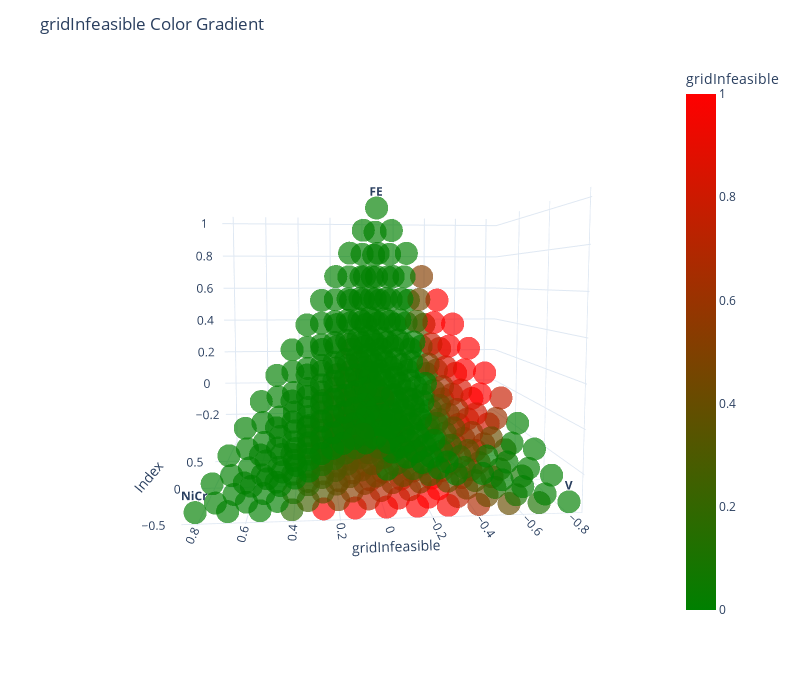

The cell this chart's notebook holds for it:
### Code cell
# Create a color gradient based on the values of gridInfeasible
color_scale = [[0, 'green'], [1, 'red']]

# Create a DataFrame with the values of gridInfeasible
df = pd.DataFrame({'gridInfeasible': sum1})
df['index'] = gridAtt_projected_df.index
# Now, merge the DataFrames on this index
merged_df = pd.merge(gridAtt_projected_df, df, left_index=True, right_on='index')

# Plot the values using px.scatter_3d
fig = px.scatter_3d(merged_df, x='x', y='y', z='z', color='gridInfeasible', text=labels, hover_name=formulas,template='plotly_white', width=800, height=700, opacity=0.666,
                    color_continuous_scale=color_scale)

# Update the layout of the figure
fig.update_layout(scene=dict(xaxis_title='Index', yaxis_title='gridInfeasible', zaxis_title=''),
                  title='gridInfeasible Color Gradient')

fig.update_scenes({'camera': {'eye': {'x': -2.3, 'y': 0.2, 'z': 0.2}}})

# Show the figure
fig.show()

### Figure 1 — Plotly figure (JSON) as saved in the notebook; plotly's stock layout.template omitted (floating-point values rounded to 4 significant figures; data arrays with more than 128 entries replaced by an {"elided": "..."} marker saying what was removed)
{"data": [{"hovertemplate": "<b>%{hovertext}</b><br><br>x=%{x}<br>y=%{y}<br>z=%{z}<br>text=%{text}<br>gridInfeasible=%{marker.color}<extra></extra>", "hovertext": {"elided": "455 str values"}, "legendgroup": "", "marker": {"color": {"elided": "455 float values"}, "coloraxis": "coloraxis", "opacity": 0.666, "symbol": "circle"}, "mode": "markers+text", "name": "", "scene": "scene", "showlegend": false, "text": {"elided": "455 str values"}, "type": "scatter3d", "x": {"elided": "455 float values"}, "y": {"elided": "455 float values"}, "z": {"elided": "455 float values"}}], "layout": {"coloraxis": {"colorbar": {"title": {"text": "gridInfeasible"}}, "colorscale": [[0, "green"], [1, "red"]]}, "height": 700, "legend": {"tracegroupgap": 0}, "margin": {"t": 60}, "scene": {"camera": {"eye": {"x": -2.3, "y": 0.2, "z": 0.2}}, "domain": {"x": [0, 1], "y": [0, 1]}, "xaxis": {"title": {"text": "Index"}}, "yaxis": {"title": {"text": "gridInfeasible"}}, "zaxis": {"title": {"text": ""}}}, "title": {"text": "gridInfeasible Color Gradient"}, "width": 800}}
